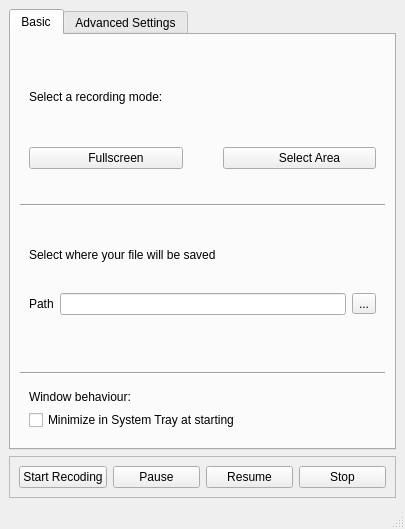
<?xml version="1.0" encoding="UTF-8"?>
<ui version="4.0">
 <class>MainWindow</class>
 <widget class="QMainWindow" name="MainWindow">
  <property name="geometry">
   <rect>
    <x>0</x>
    <y>0</y>
    <width>405</width>
    <height>529</height>
   </rect>
  </property>
  <property name="windowTitle">
   <string>MainWindow</string>
  </property>
  <property name="windowIcon">
   <iconset resource="resource.qrc">
    <normaloff>:/icons/icon.svg</normaloff>:/icons/icon.svg</iconset>
  </property>
  <widget class="QWidget" name="centralwidget">
   <layout class="QVBoxLayout" name="verticalLayout_2">
    <item>
     <widget class="QTabWidget" name="tabWidget">
      <property name="currentIndex">
       <number>0</number>
      </property>
      <widget class="QWidget" name="tab_1">
       <attribute name="title">
        <string>Basic</string>
       </attribute>
       <layout class="QVBoxLayout" name="verticalLayout_3">
        <item>
         <widget class="QWidget" name="widget" native="true">
          <layout class="QVBoxLayout" name="verticalLayout">
           <item>
            <widget class="QLabel" name="label_5">
             <property name="sizePolicy">
              <sizepolicy hsizetype="Preferred" vsizetype="Preferred">
               <horstretch>0</horstretch>
               <verstretch>0</verstretch>
              </sizepolicy>
             </property>
             <property name="text">
              <string>Select a recording mode:</string>
             </property>
            </widget>
           </item>
           <item>
            <layout class="QHBoxLayout" name="horizontalLayout">
             <property name="spacing">
              <number>40</number>
             </property>
             <item>
              <widget class="QPushButton" name="pushButtonFullscreen">
               <property name="text">
                <string>      Fullscreen</string>
               </property>
               <property name="iconSize">
                <size>
                 <width>20</width>
                 <height>20</height>
                </size>
               </property>
              </widget>
             </item>
             <item>
              <widget class="QPushButton" name="pushButtonSelectArea">
               <property name="text">
                <string>      Select Area</string>
               </property>
              </widget>
             </item>
            </layout>
           </item>
           <item>
            <spacer name="horizontalSpacer">
             <property name="orientation">
              <enum>Qt::Horizontal</enum>
             </property>
             <property name="sizeHint" stdset="0">
              <size>
               <width>40</width>
               <height>20</height>
              </size>
             </property>
            </spacer>
           </item>
          </layout>
         </widget>
        </item>
        <item>
         <widget class="Line" name="line">
          <property name="orientation">
           <enum>Qt::Horizontal</enum>
          </property>
         </widget>
        </item>
        <item>
         <widget class="QWidget" name="widget_2" native="true">
          <layout class="QVBoxLayout" name="verticalLayout_5">
           <item>
            <widget class="QLabel" name="label_4">
             <property name="sizePolicy">
              <sizepolicy hsizetype="Preferred" vsizetype="Preferred">
               <horstretch>0</horstretch>
               <verstretch>0</verstretch>
              </sizepolicy>
             </property>
             <property name="text">
              <string>Select where your file will be saved</string>
             </property>
            </widget>
           </item>
           <item>
            <layout class="QFormLayout" name="formLayout_2">
             <property name="verticalSpacing">
              <number>6</number>
             </property>
             <item row="0" column="0">
              <widget class="QLabel" name="label_3">
               <property name="text">
                <string>Path</string>
               </property>
              </widget>
             </item>
             <item row="0" column="1">
              <layout class="QHBoxLayout" name="horizontalLayout_3">
               <item>
                <widget class="QLineEdit" name="lineEditPath"/>
               </item>
               <item>
                <widget class="QToolButton" name="toolButton">
                 <property name="text">
                  <string>...</string>
                 </property>
                </widget>
               </item>
              </layout>
             </item>
            </layout>
           </item>
          </layout>
         </widget>
        </item>
        <item>
         <widget class="Line" name="line_5">
          <property name="orientation">
           <enum>Qt::Horizontal</enum>
          </property>
         </widget>
        </item>
        <item>
         <widget class="QWidget" name="widget_5" native="true">
          <property name="sizePolicy">
           <sizepolicy hsizetype="Preferred" vsizetype="Fixed">
            <horstretch>0</horstretch>
            <verstretch>0</verstretch>
           </sizepolicy>
          </property>
          <layout class="QVBoxLayout" name="verticalLayout_10">
           <item>
            <widget class="QLabel" name="label_7">
             <property name="sizePolicy">
              <sizepolicy hsizetype="Preferred" vsizetype="Fixed">
               <horstretch>0</horstretch>
               <verstretch>0</verstretch>
              </sizepolicy>
             </property>
             <property name="text">
              <string>Window behaviour:</string>
             </property>
            </widget>
           </item>
           <item>
            <widget class="QCheckBox" name="checkBoxMinimize">
             <property name="text">
              <string>Minimize in System Tray at starting</string>
             </property>
            </widget>
           </item>
          </layout>
         </widget>
        </item>
       </layout>
      </widget>
      <widget class="QWidget" name="tab_2">
       <attribute name="title">
        <string>Advanced Settings</string>
       </attribute>
       <layout class="QVBoxLayout" name="verticalLayout_4">
        <item>
         <widget class="QWidget" name="widget_3" native="true">
          <layout class="QVBoxLayout" name="verticalLayout_6">
           <item>
            <widget class="QLabel" name="label_2">
             <property name="text">
              <string>Do you wish to include the audio?</string>
             </property>
            </widget>
           </item>
           <item>
            <layout class="QHBoxLayout" name="horizontalLayout_2">
             <item>
              <widget class="QRadioButton" name="radioButtonYes">
               <property name="text">
                <string>Yes</string>
               </property>
              </widget>
             </item>
             <item>
              <widget class="QRadioButton" name="radioButtonNo">
               <property name="text">
                <string>No</string>
               </property>
              </widget>
             </item>
            </layout>
           </item>
          </layout>
         </widget>
        </item>
        <item>
         <widget class="Line" name="line_2">
          <property name="orientation">
           <enum>Qt::Horizontal</enum>
          </property>
         </widget>
        </item>
        <item>
         <widget class="QWidget" name="widget_4" native="true">
          <layout class="QVBoxLayout" name="verticalLayout_7">
           <item>
            <widget class="QLabel" name="label">
             <property name="text">
              <string>Select video FPS:</string>
             </property>
            </widget>
           </item>
           <item>
            <layout class="QHBoxLayout" name="horizontalLayout_6">
             <item>
              <widget class="QRadioButton" name="radioButton24">
               <property name="text">
                <string>24</string>
               </property>
              </widget>
             </item>
             <item>
              <widget class="QRadioButton" name="radioButton30">
               <property name="text">
                <string>30</string>
               </property>
              </widget>
             </item>
             <item>
              <widget class="QRadioButton" name="radioButton60">
               <property name="mouseTracking">
                <bool>true</bool>
               </property>
               <property name="text">
                <string>60 </string>
               </property>
              </widget>
             </item>
            </layout>
           </item>
          </layout>
         </widget>
        </item>
        <item>
         <widget class="Line" name="line_3">
          <property name="orientation">
           <enum>Qt::Horizontal</enum>
          </property>
         </widget>
        </item>
        <item>
         <widget class="Line" name="line_4">
          <property name="orientation">
           <enum>Qt::Horizontal</enum>
          </property>
         </widget>
        </item>
        <item>
         <widget class="QWidget" name="widget_6" native="true">
          <layout class="QVBoxLayout" name="verticalLayout_9">
           <item>
            <widget class="QLabel" name="label_6">
             <property name="sizePolicy">
              <sizepolicy hsizetype="Expanding" vsizetype="Preferred">
               <horstretch>0</horstretch>
               <verstretch>0</verstretch>
              </sizepolicy>
             </property>
             <property name="maximumSize">
              <size>
               <width>16777215</width>
               <height>20</height>
              </size>
             </property>
             <property name="frameShape">
              <enum>QFrame::NoFrame</enum>
             </property>
             <property name="text">
              <string>Quality</string>
             </property>
            </widget>
           </item>
           <item>
            <widget class="QSlider" name="horizontalSlider">
             <property name="sizePolicy">
              <sizepolicy hsizetype="Expanding" vsizetype="Fixed">
               <horstretch>0</horstretch>
               <verstretch>0</verstretch>
              </sizepolicy>
             </property>
             <property name="orientation">
              <enum>Qt::Horizontal</enum>
             </property>
             <property name="tickPosition">
              <enum>QSlider::TicksBelow</enum>
             </property>
             <property name="tickInterval">
              <number>1</number>
             </property>
            </widget>
           </item>
           <item>
            <widget class="QWidget" name="widget_7" native="true">
             <property name="sizePolicy">
              <sizepolicy hsizetype="Preferred" vsizetype="Fixed">
               <horstretch>0</horstretch>
               <verstretch>0</verstretch>
              </sizepolicy>
             </property>
             <layout class="QHBoxLayout" name="horizontalLayout_7">
              <property name="leftMargin">
               <number>0</number>
              </property>
              <property name="topMargin">
               <number>0</number>
              </property>
              <property name="rightMargin">
               <number>0</number>
              </property>
              <property name="bottomMargin">
               <number>0</number>
              </property>
              <item>
               <widget class="QLabel" name="label_10">
                <property name="text">
                 <string>Low</string>
                </property>
               </widget>
              </item>
              <item>
               <widget class="QLabel" name="label_9">
                <property name="text">
                 <string>Medium</string>
                </property>
                <property name="alignment">
                 <set>Qt::AlignCenter</set>
                </property>
               </widget>
              </item>
              <item>
               <widget class="QLabel" name="label_8">
                <property name="text">
                 <string>High</string>
                </property>
                <property name="alignment">
                 <set>Qt::AlignRight|Qt::AlignTrailing|Qt::AlignVCenter</set>
                </property>
               </widget>
              </item>
             </layout>
            </widget>
           </item>
          </layout>
         </widget>
        </item>
       </layout>
      </widget>
     </widget>
    </item>
    <item>
     <widget class="QFrame" name="frame">
      <property name="sizePolicy">
       <sizepolicy hsizetype="Minimum" vsizetype="Fixed">
        <horstretch>0</horstretch>
        <verstretch>0</verstretch>
       </sizepolicy>
      </property>
      <property name="frameShape">
       <enum>QFrame::StyledPanel</enum>
      </property>
      <property name="frameShadow">
       <enum>QFrame::Raised</enum>
      </property>
      <layout class="QHBoxLayout" name="horizontalLayout_5">
       <item>
        <widget class="QPushButton" name="pushButtonStart">
         <property name="text">
          <string>Start Recoding</string>
         </property>
        </widget>
       </item>
       <item>
        <widget class="QPushButton" name="pushButtonPause">
         <property name="text">
          <string>Pause</string>
         </property>
        </widget>
       </item>
       <item>
        <widget class="QPushButton" name="pushButtonResume">
         <property name="text">
          <string>Resume</string>
         </property>
        </widget>
       </item>
       <item>
        <widget class="QPushButton" name="pushButtonStop">
         <property name="text">
          <string>Stop</string>
         </property>
        </widget>
       </item>
      </layout>
     </widget>
    </item>
   </layout>
  </widget>
  <widget class="QMenuBar" name="menubar">
   <property name="geometry">
    <rect>
     <x>0</x>
     <y>0</y>
     <width>405</width>
     <height>25</height>
    </rect>
   </property>
  </widget>
  <widget class="QStatusBar" name="statusbar"/>
  <action name="actionno">
   <property name="text">
    <string>no</string>
   </property>
  </action>
 </widget>
 <resources>
  <include location="resource.qrc"/>
 </resources>
 <connections/>
</ui>
